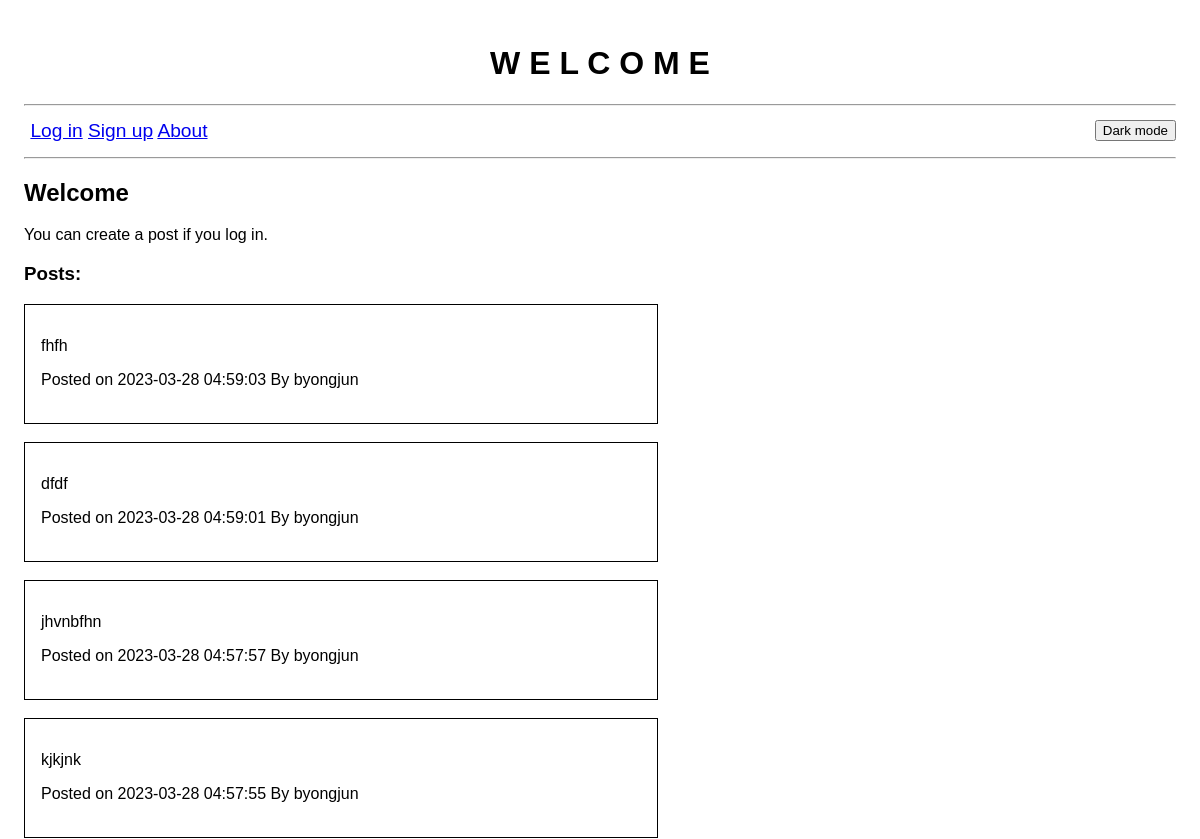
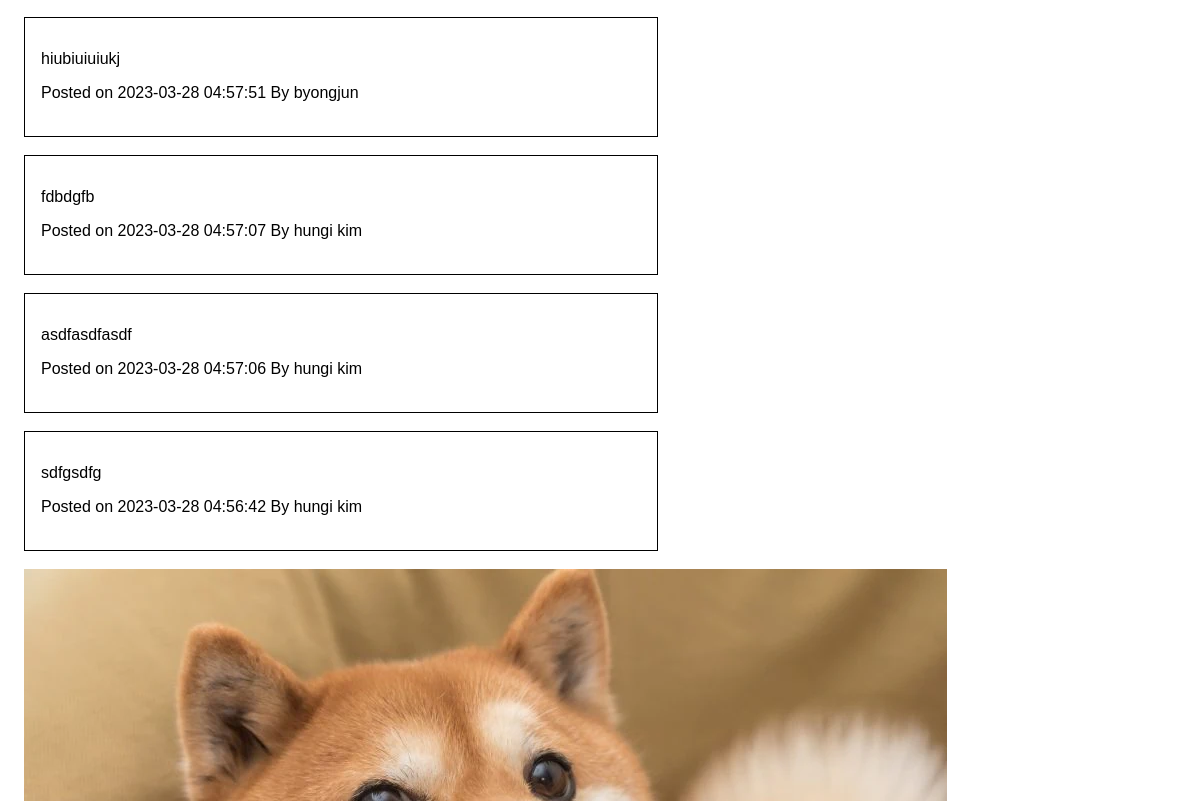
Before: / (upper part) with the older database file (2 pictures, top to bottom).
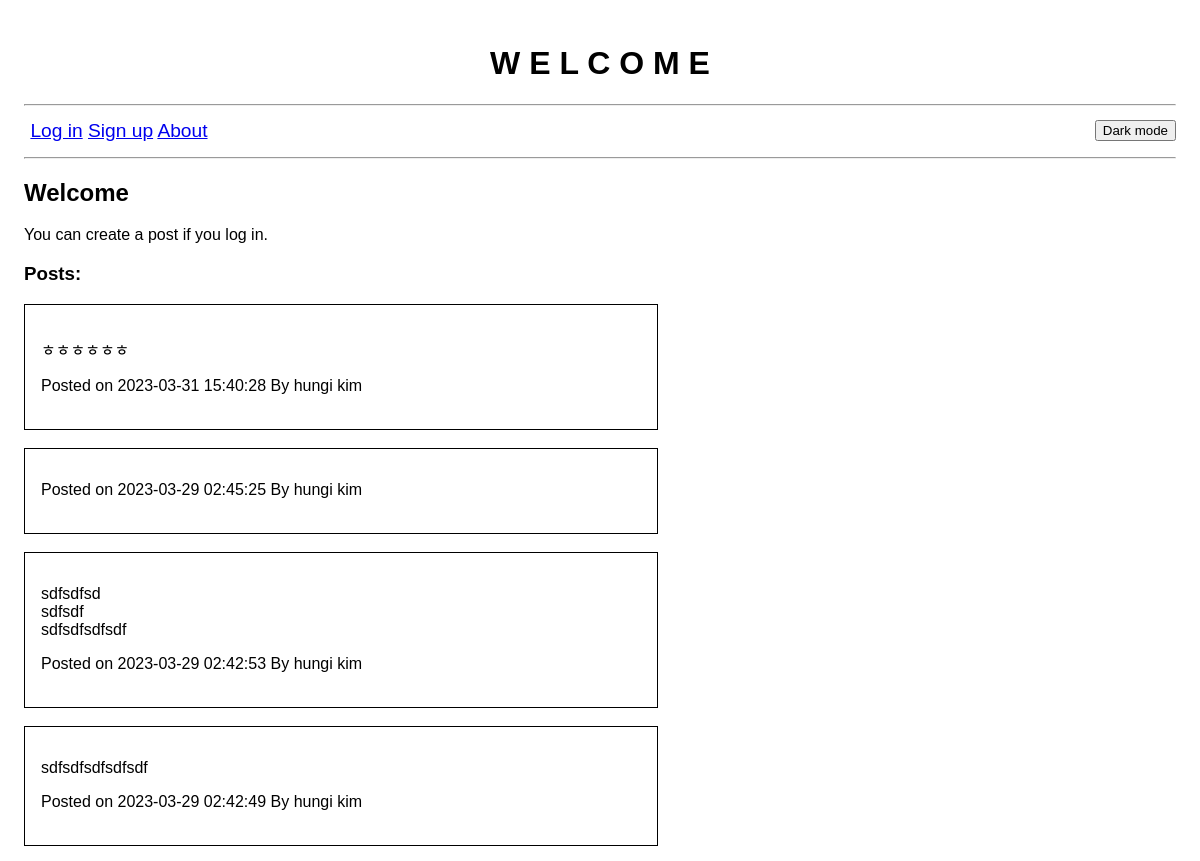
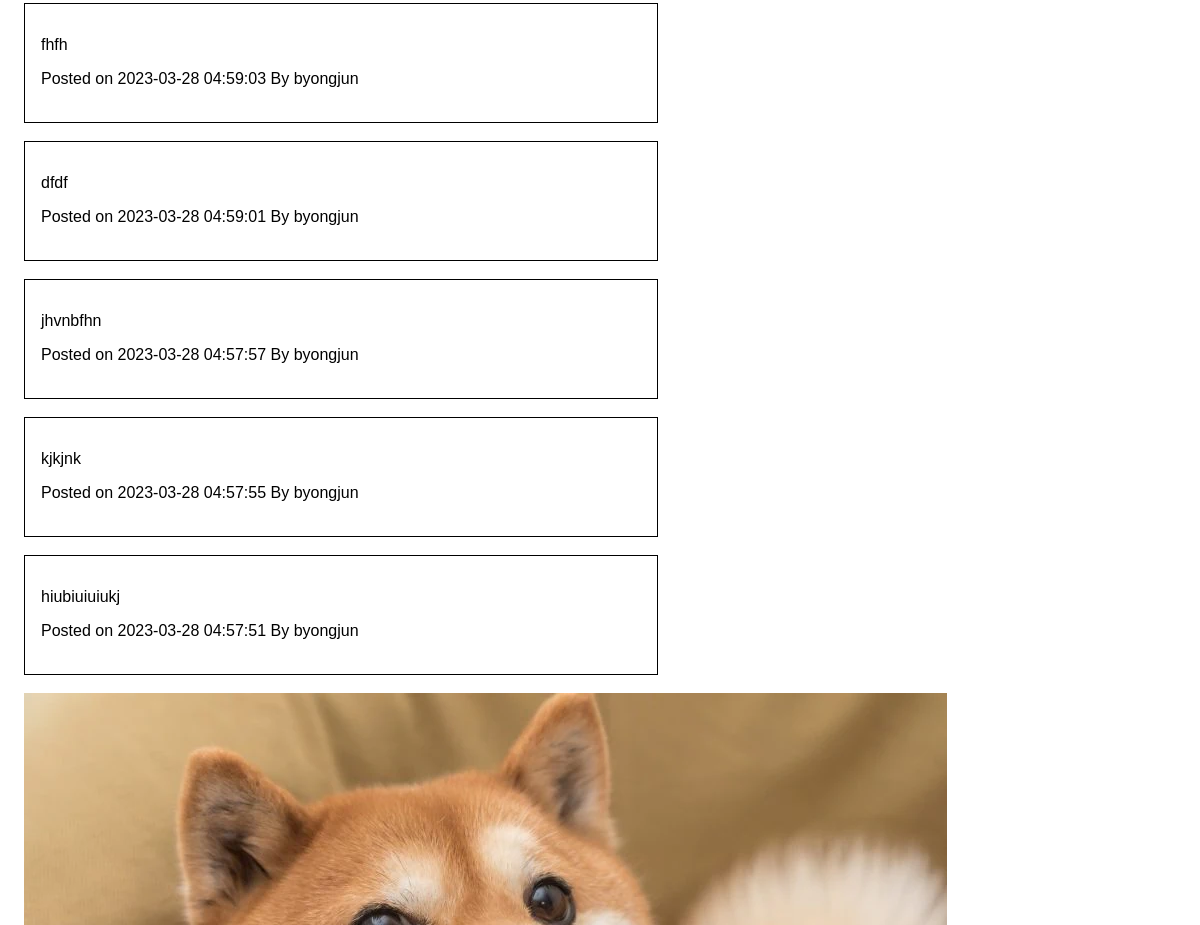
After: the same page with the newer database file (2 pictures, top to bottom).
### website/models.py (models this page shows)
class Post(db.Model):
   id = db.Column(db.Integer, primary_key=True)
   text = db.Column(db.String(5000))
   date = db.Column(db.DateTime(timezone=True), default=func.now()) # TODO: Display time in EST no matter where the user is loated?
   user_id = db.Column(db.Integer, db.ForeignKey('user.id'))

class User(db.Model, UserMixin):
   id = db.Column(db.Integer, primary_key=True)
   email = db.Column(db.String(50), unique=True)
   name = db.Column(db.String(50))
   password = db.Column(db.String(30))
   posts = db.relationship('Post', backref='author', lazy=True)

### website/views.py (the view)
@views.route('/', methods = ['GET', 'POST'])
def home():
   if request.method == 'POST':
      post_text = request.form.get('post-text-area')
      new_post = Post(text=post_text, user_id=current_user.id)
      db.session.add(new_post)
      db.session.commit()
      flash('Your post has been created', category='success')
   posts = Post.query.order_by(Post.date.desc()).all()
   return render_template('home.html', posts=posts)

### website/templates/home.html (shortened to what this page needs)
{% extends 'base.html' %}
{% block content %}
<h2>Welcome{% if current_user.is_authenticated %}, {{current_user.name}} {% endif %} </h2>
<div>
{% if current_user.is_authenticated %}
<form method="POST">
    <label><textarea name="post-text-area" class="text-area" required></textarea></label>
    <button class="btn-post" type="submit">Post</button>
</form>
{% else %}
<p>You can create a post if you log in.</p>
{% endif %}
</div>
<div>
<h3>Posts:</h3>
{% if posts != None %}
<span>
    {% for post in posts %}
    <div class='post-wrapper'>
        <p class='post-text'>{{ post.text }}</p>
        Posted on {{ post.date }} By {{ post.author.name }}<br><br>
    </div><br>
    {% endfor %}
</span>
{% else %}
<h4>No posts to display</h4>
{% endif %}
</div>
<img src="{{url_for('static', filename='shiba.jpg')}}" alt="shiba inu">
{% endblock %}

### website/templates/base.html (shortened to what this page needs)
<!doctype html>
<html>
    <head>
        <link rel="stylesheet" href="{{url_for('static', filename='css.css')}}">
    </head>
    <body>
    <h1 align="center" id="main-header">W E L C O M E</h1><hr>
    <nav>
        {% if current_user.is_authenticated %}
        <a href="/log-out">Log out</a>
        {% else %}
        <a href="/log-in">Log in</a>
        <a href="/sign-up">Sign up</a>
        {% endif %}
        <a href="/about">About</a>
        <button class="btn-dark-mode" onclick="darkMode()">Dark mode</a>
    </nav><hr>
    <div>
    {% block content %}
    {% endblock %}
    </div>
    </body>
</html>

### website/static/css.css (style rules this page uses)
* { font-family: Helvetica, Arial, sans-serif; }
body { padding: 1rem; position: relative; }
nav { font-size: larger; position: relative; padding: 0.4rem; }
.btn-dark-mode { position: absolute; right: 0; }
.post-text { white-space: pre-line; }
.post-wrapper { border-style: solid; border-width: thin; width: 600px; padding: 1em; }

Changed rows visible on the page:
removed Post: text "fdbdgfb", date "2023-03-28 04:57:07", author.name "hungi kim"
removed Post: text "asdfasdfasdf", date "2023-03-28 04:57:06", author.name "hungi kim"
removed Post: text "sdfgsdfg", date "2023-03-28 04:56:42", author.name "hungi kim"
added Post: text "ㅎㅎㅎㅎㅎㅎ", date "2023-03-31 15:40:28", author.name "hungi kim"
added Post: date "2023-03-29 02:45:25", author.name "hungi kim"
added Post: text "sdfsdfsd sdfsdf sdfsdfsdfsdf", date "2023-03-29 02:42:53", author.name "hungi kim"
added Post: text "sdfsdfsdfsdfsdf", date "2023-03-29 02:42:49", author.name "hungi kim"
